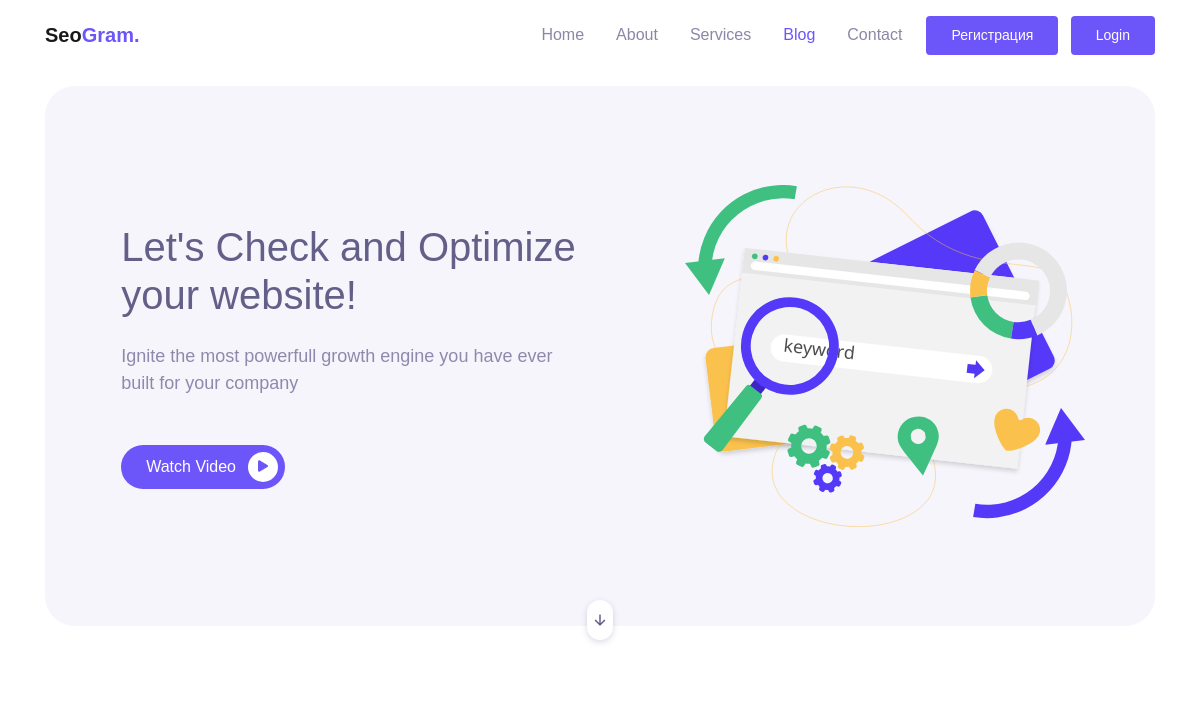
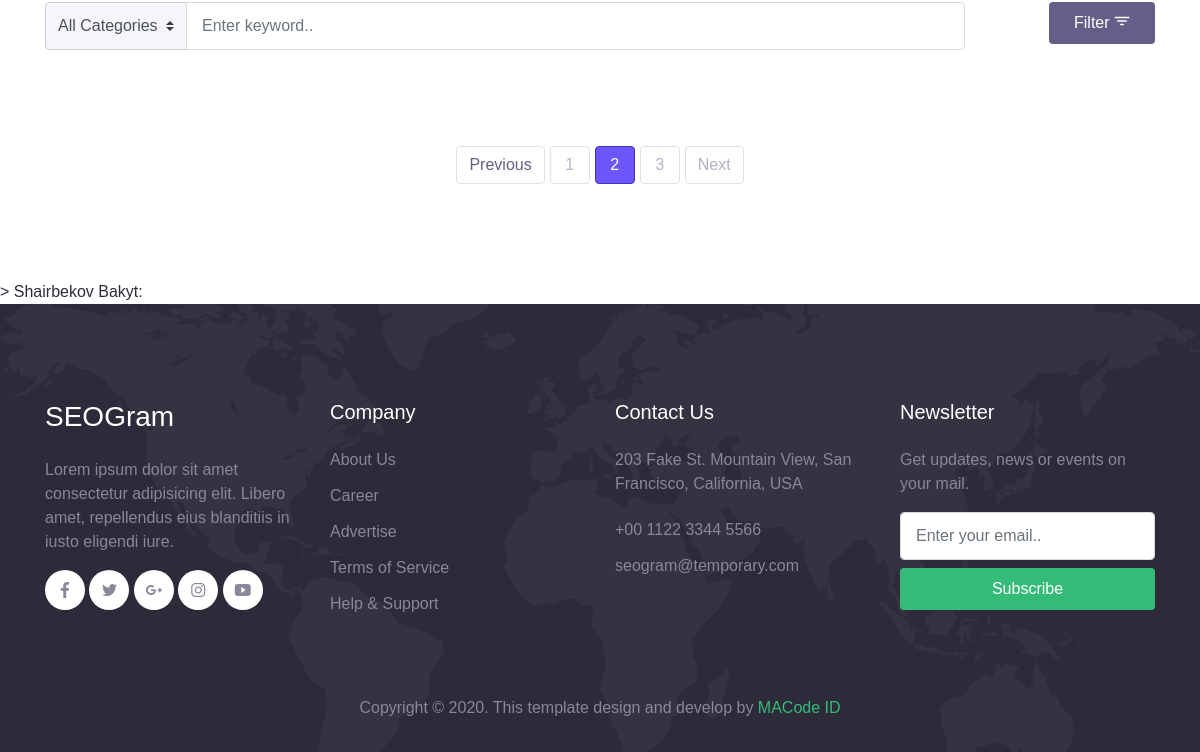
The page /blog/ on the database as committed earlier (2 pictures, top to bottom).
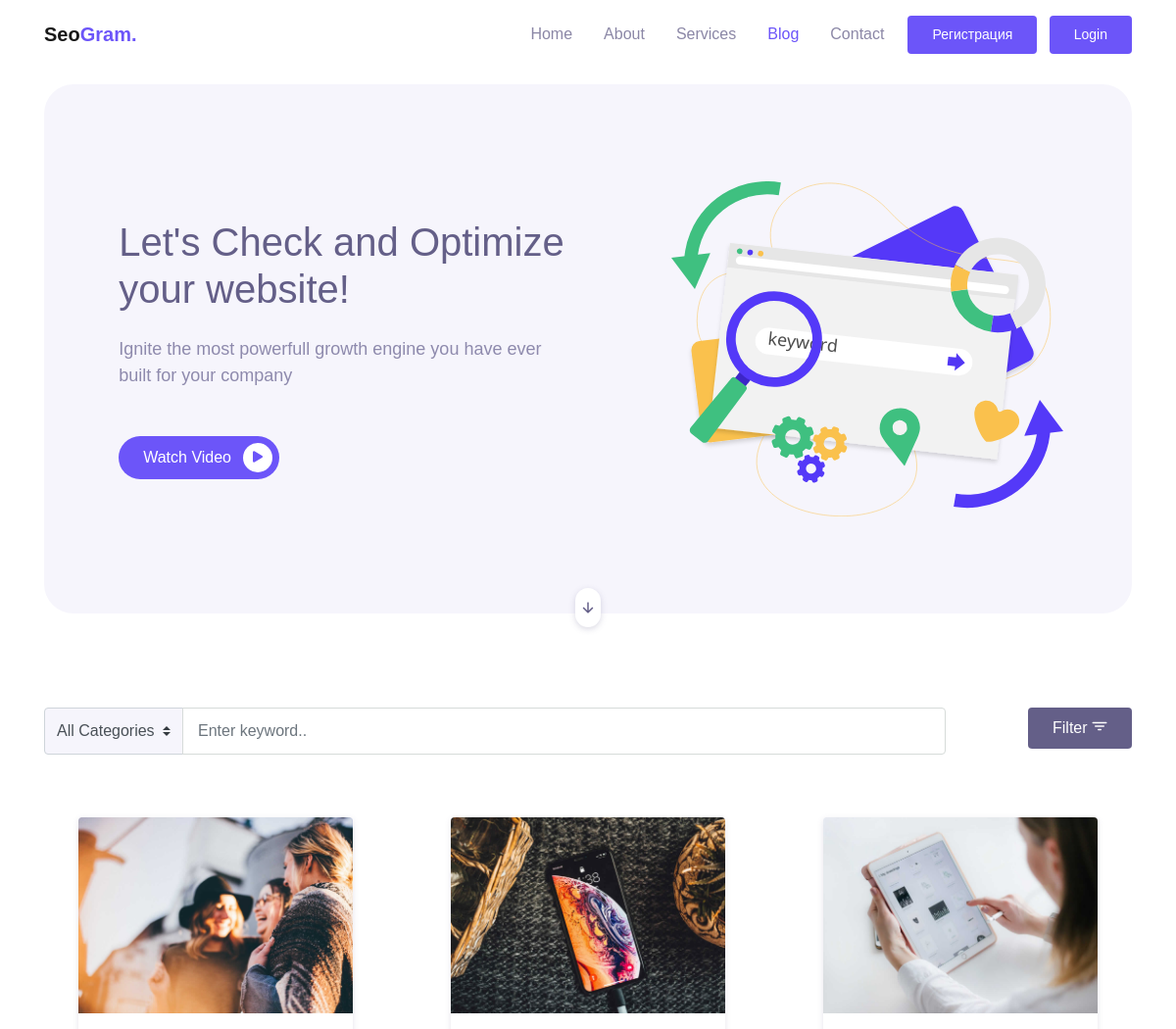
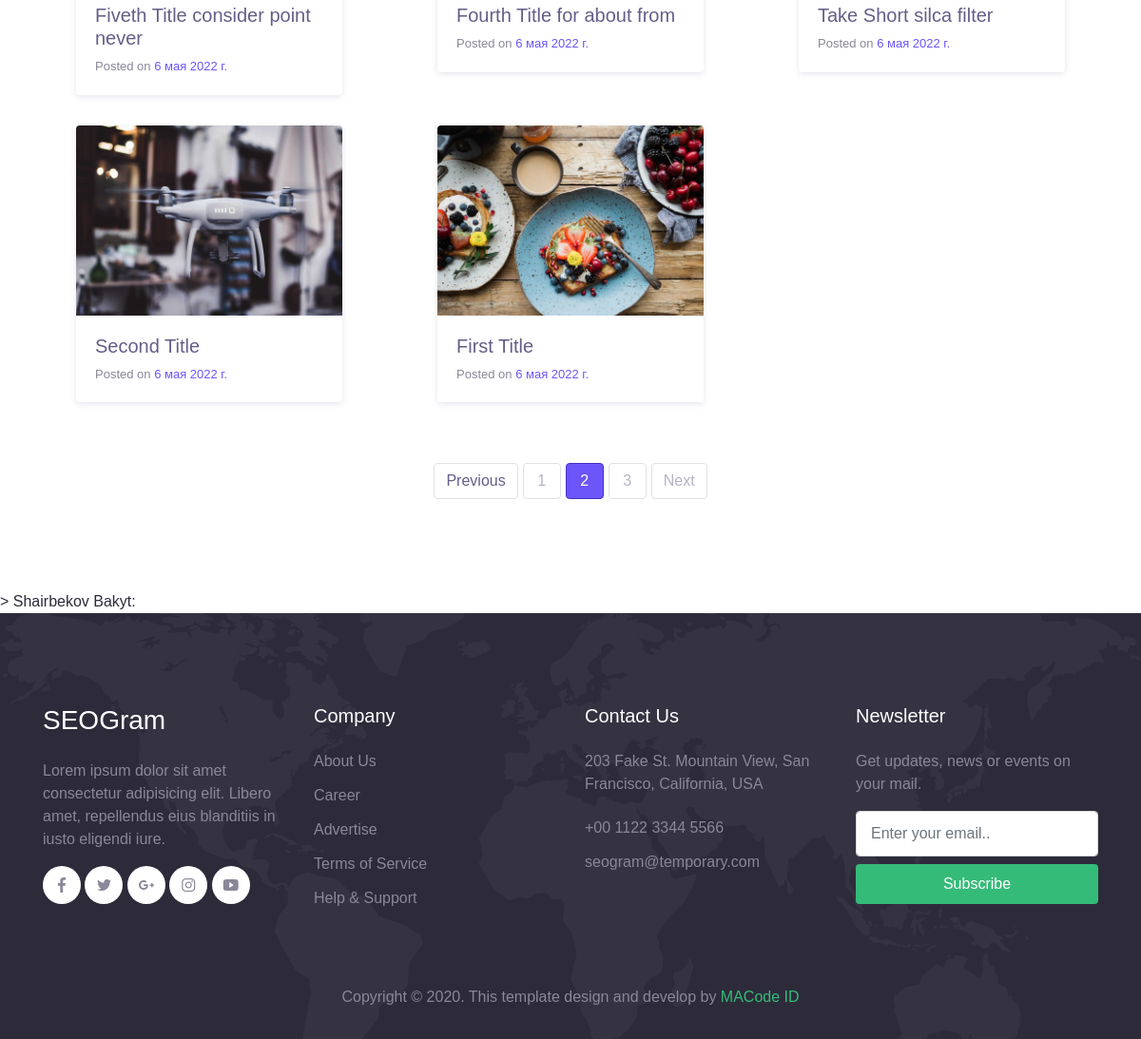
The same page on the database as committed later (2 pictures, top to bottom).
### main/models.py (models this page shows, shortened)
class Post(models.Model):
    title = models.CharField(max_length=100)
    author = models.CharField(max_length=50, verbose_name='Автор')
    pud_date = models.DateField(auto_now=True, verbose_name='Дата публикации')
    image_author = models.ImageField(upload_to='Post/author/%m/%d', blank=True, verbose_name='Фото автора')
    image_post = models.ImageField(upload_to='Post/post/%m/%d', blank=True, verbose_name='Фото поста')
    description = models.TextField()
    author_text = models.TextField()
    category = models.ForeignKey('Category', on_delete=models.CASCADE, verbose_name='Категория')

### blog/views.py (the view)
# urls.py: path('blog/', Blog.as_view(), name='blog'),
class Blog(ListView):
    model = Post
    template_name = 'blog.html'
    context_object_name = 'posts'
    paginate_by = 9
    def get_context_data(self, *, object_list=None, **kwargs):
        context = super().get_context_data()
        context.update({
            'title': 'blog',
            'blog': 'active'
        })
        return context

### blog/templates/blog.html (shortened to what this page needs)
{% extends 'base.html' %}
{% load static %}
{% block content %}
<div class="page-section">
    <div class="container">
        <div class="row">
            <div class="col-sm-10">
                <form action="#" class="form-search-blog">
                    <div class="input-group">
                        <div class="input-group-prepend">
                            <select id="categories" class="custom-select bg-light">
                                <option>All Categories</option>
                            </select>
                        </div>
                        <input type="text" class="form-control" placeholder="Enter keyword..">
                    </div>
                </form>
            </div>
            <div class="col-sm-2 text-sm-right">
                <button class="btn btn-secondary">Filter <span class="mai-filter"></span></button>
            </div>
        </div>
        <div class="row my-5">
            {% for post in posts %}
            <div class="col-lg-4 py-3">
                <div class="card-blog">
                    <div class="header">
                        <div class="post-thumb">
                            {% if post.image_post %}
                            <img src="{{ post.image_post.url }}" alt="">
                            {% else %}
                            <img src="{% static 'assets/img/blog/blog-1.jpg' %}" alt="">
                            {% endif %}
                        </div>
                    </div>
                    <div class="body">
                        <h5 class="post-title"><a href="{% url 'detail' post.id %}">{{ post.title }}</a></h5>
                        <div class="post-date">Posted on <a href="#">{{ post.pud_date }}</a></div>
                    </div>
                </div>
            </div>
            {% endfor %}
        </div>
        <nav aria-label="Page Navigation">
            <ul class="pagination justify-content-center">
                <li class="page-item disabled">
                    <a class="page-link" href="#" tabindex="-1" aria-disabled="true">Previous</a>
                </li>
                <li class="page-item"><a class="page-link" href="#">1</a></li>
                <li class="page-item active" aria-current="page">
                    <a class="page-link" href="#">2 <span class="sr-only">(current)</span></a>
                </li>
                <li class="page-item"><a class="page-link" href="#">3</a></li>
                <li class="page-item">
                    <a class="page-link" href="#">Next</a>
                </li>
            </ul>
        </nav>
    </div>
</div>
{% endblock %}

### main/templates/base.html (shortened to what this page needs)
<!DOCTYPE html>
{% load static %}
<html lang="en">
<head>
  <link rel="stylesheet" href="{% static 'assets/css/maicons.css' %}">
  <link rel="stylesheet" href="{% static 'assets/css/bootstrap.css' %}">
  <link rel="stylesheet" href="{% static 'assets/vendor/animate/animate.css' %}">
  <link rel="stylesheet" href="{% static 'assets/css/theme.css' %}">
</head>
<body>
  <header>
    <nav class="navbar navbar-expand-lg navbar-light bg-white sticky" data-offset="500">
      <div class="container">
        <a href="#" class="navbar-brand">Seo<span class="text-primary">Gram.</span></a>
        <div class="navbar-collapse collapse" id="navbarContent">
          <ul class="navbar-nav ml-auto">
            <li class="nav-item {{ home }} ">
              <a class="nav-link" href="{% url 'home' %}">Home</a>
            </li>
            <li class="nav-item {{ about }}">
              <a class="nav-link" href="{% url 'about' %}">About</a>
            </li>
            <li class="nav-item {{ service }}">
              <a class="nav-link" href="{% url 'service' %}">Services</a>
            </li>
            <li class="nav-item {{ blog }}">
              <a class="nav-link" href="{% url 'blog' %}">Blog</a>
            </li>
            <li class="nav-item {{ contact }}">
              <a class="nav-link" href="contact.html">Contact</a>
            </li>
            <li class="nav-item">
                {% if not user.is_authenticated %}
            <li class="nav-item">
              <a class="btn btn-primary ml-lg-2" href="{% url 'register' %}">Регистрация</a>
              <a class="btn btn-primary ml-lg-2" href="{% url 'login' %}">Login</a>
            </li>
                    {% endif %}
            </li>
          </ul>
        </div>
      </div>
    </nav>
  </header>
  <div class="container">
        <div class="page-banner home-banner">
        <div class="row align-items-center flex-wrap-reverse h-100">
          <div class="col-md-6 py-5 wow fadeInLeft">
            <h1 class="mb-4">Let's Check and Optimize your website!</h1>
            <p class="text-lg text-grey mb-5">Ignite the most powerfull growth engine you have ever built for your company</p>
            <a href="#" class="btn btn-primary btn-split">Watch Video <div class="fab"><span class="mai-play"></span></div></a>
          </div>
          <div class="col-md-6 py-5 wow zoomIn">
            <div class="img-fluid text-center">
              <img src="{% static 'assets/img/banner_image_1.svg' %}" alt="">
            </div>
          </div>
        </div>
        <a href="#about" class="btn-scroll" data-role="smoothscroll"><span class="mai-arrow-down"></span></a>
      </div>
    </div>
  {% block content %}
  {% endblock %}
> Shairbekov Bakyt:
<footer class="page-footer bg-image" style="background-image: url(../assets/img/world_pattern.svg);">
    <div class="container">
      <div class="row mb-5">
        <div class="col-lg-3 py-3">
          <h3>SEOGram</h3>
          <p>Lorem ipsum dolor sit amet consectetur adipisicing elit. Libero amet, repellendus eius blanditiis in iusto eligendi iure.</p>
          <div class="social-media-button">
            <a href="#"><span class="mai-logo-facebook-f"></span></a>
            <a href="#"><span class="mai-logo-twitter"></span></a>
            <a href="#"><span class="mai-logo-google-plus-g"></span></a>
            <a href="#"><span class="mai-logo-instagram"></span></a>
            <a href="#"><span class="mai-logo-youtube"></span></a>
          </div>
        </div>
        <div class="col-lg-3 py-3">
          <h5>Company</h5>
          <ul class="footer-menu">
            <li><a href="#">About Us</a></li>
            <li><a href="#">Career</a></li>
            <li><a href="#">Advertise</a></li>
            <li><a href="#">Terms of Service</a></li>
            <li><a href="#">Help & Support</a></li>
          </ul>
        </div>
        <div class="col-lg-3 py-3">
          <h5>Contact Us</h5>
          <p>203 Fake St. Mountain View, San Francisco, California, USA</p>
          <a href="#" class="footer-link">+00 1122 3344 5566</a>
          <a href="#" class="footer-link">seogram@temporary.com</a>
        </div>
        <div class="col-lg-3 py-3">
          <h5>Newsletter</h5>
          <p>Get updates, news or events on your mail.</p>
          <form action="#">
            <input type="text" class="form-control" placeholder="Enter your email..">
            <button type="submit" class="btn btn-success btn-block mt-2">Subscribe</button>
          </form>
        </div>
      </div>
      <p class="text-center" id="copyright">Copyright &copy; 2020. This template design and develop by <a href="https://macodeid.com/" target="_blank">MACode ID</a></p>
    </div>
  </footer>
</body>
</html>

Rows that differ between the two databases and show on the page:
added Post: image_post (picture), title "Fiveth Title consider point never", pud_date "6 мая 2022 г."
added Post: image_post (picture), title "Fourth Title for about from", pud_date "6 мая 2022 г."
added Post: image_post (picture), title "Take Short silca filter", pud_date "6 мая 2022 г."
added Post: image_post (picture), title "Second Title", pud_date "6 мая 2022 г."
added Post: image_post (picture), title "First Title", pud_date "6 мая 2022 г."
